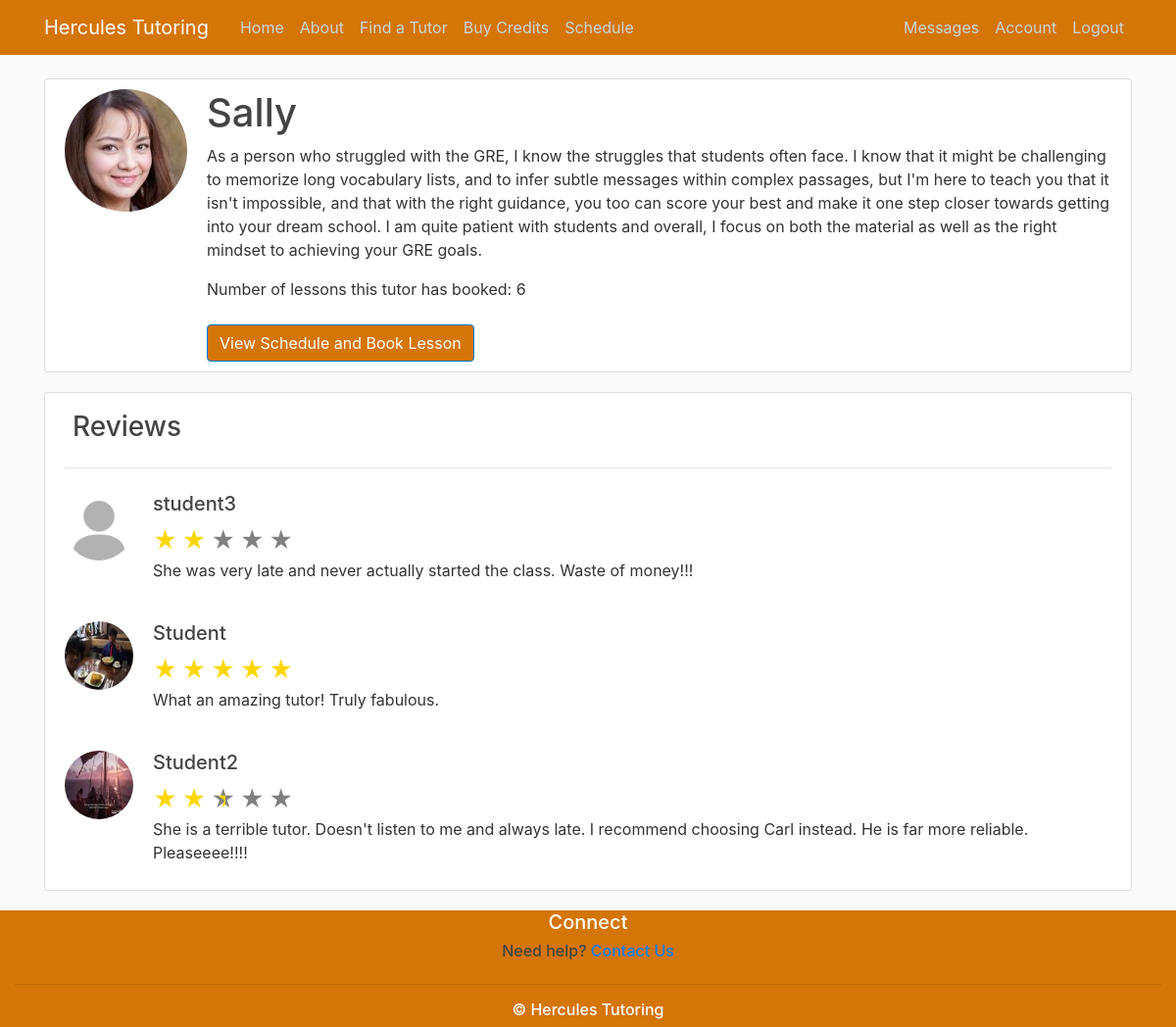
/view_profile?username=Sally (signed in), run on an earlier commit of the app's database.
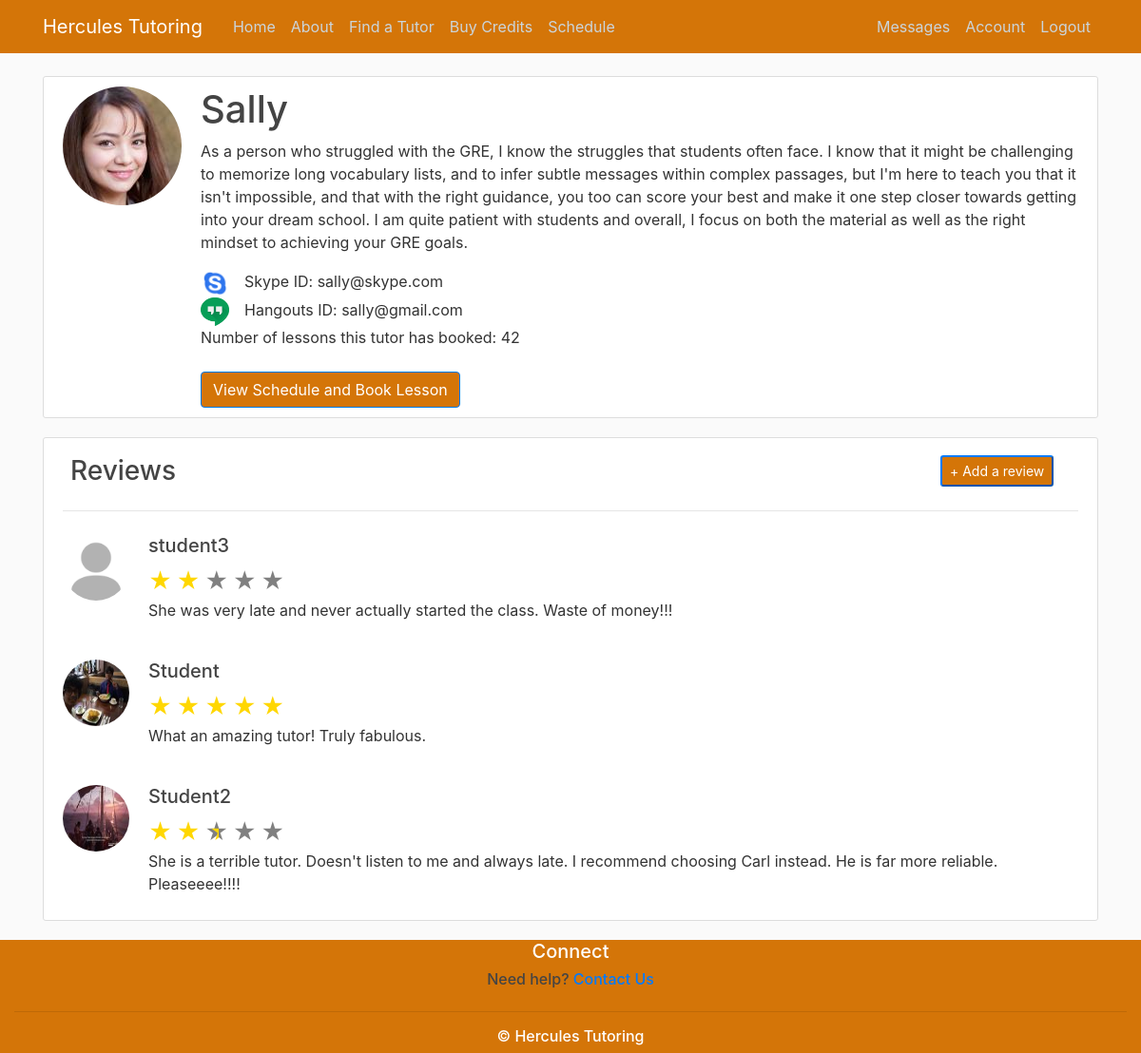
And on a later commit of the database.
### GRETutoring/models.py (models this page shows, shortened)
class User(db.Model, UserMixin):
    id = db.Column(db.Integer, primary_key=True)
    username = db.Column(db.String(20), unique=True, nullable=False)
    email=db.Column(db.String(120), unique=True, nullable=False)
    role = db.Column(db.String(20), nullable=False, default = "Student") # Student, Tutor, Pending, and Admin
    image_file = db.Column(db.String(20), nullable=False, default='default.jpg') #nullable=False, since they have to have at least the default
    password = db.Column(db.String(60), nullable=False)
    about = db.Column(db.Text(), nullable=True, default = "Bio")
    credits = db.Column(db.Integer, default=0)
    skype_id = db.Column(db.String(120), nullable=True, default="")
    hangouts_id = db.Column(db.String(120), nullable=True, default="")
    paypal_info = db.Column(db.String(120), nullable=True, default="")
    time_zone = db.Column(db.String(120), nullable=True, default="UTC")
    student_classes = db.relationship('Event', backref='student', lazy=True, foreign_keys='Event.student_id')
    tutor_classes = db.relationship('Event', backref='tutor', lazy=True, foreign_keys='Event.tutor_id')
    tutor_free_slots = db.relationship('FreeSlot', backref='tutor', lazy=True)
    sent_messages = db.relationship('Message', backref='sender', lazy=True, foreign_keys='Message.sender_id')
    received_messages = db.relationship('Message', backref='recipient', lazy=True, foreign_keys='Message.recipient_id')
    reviews_about = db.relationship('Review', backref='tutor', lazy=True, foreign_keys='Review.tutor_id')
    reviews_written = db.relationship('Review', backref='student', lazy=True, foreign_keys='Review.student_id')

### GRETutoring/users/routes.py (the view)
@users.route('/view_profile', methods=['GET', 'POST'])
def view_profile():
    username = request.args.get('username')
    is_current_tutor = False
    already_reviewed = False
    associated_classes = current_user.student_classes if current_user.role == "Student" else []
    if current_user.role == "Student":
        associated_users = set([event.tutor_id for event in associated_classes])
    else:
        associated_users = set([])
    user = User.query.filter_by(username=username).first()
    if not user:
        abort(404)
    if user.id in associated_users:
        is_current_tutor = True
    image_file = url_for('static', filename="profile_pics/" + user.image_file)
    tz = pytz.timezone(current_user.time_zone)
    reviews = Review.query.filter_by(tutor_id=user.id).all()
    review_list = []
    for review in reversed(reviews):
        review = review.asdict()
        review['student_username'] = User.query.filter_by(id=review["student_id"]).first().username
        if review['student_username'] == current_user.username:
            already_reviewed = True
        review['student_image_file'] = User.query.filter_by(id=review["student_id"]).first().image_file
        review['formatted_date_time'] = datetime.strftime(tz.fromutc(review["date_time"]), "%d %B %Y")
        review['whole_stars'] = int(review['review_score'])
        review['half_stars'] = 0 if review['review_score'] - review['whole_stars'] == 0 else 1
        review['grey_stars'] = 5 - int(review['review_score'] + 0.5)
        review_list.append(review)
    profile_type = user.role
    num_lessons = len(Event.query.filter_by(tutor_id = user.id).all())
    return render_template('view_profile.html', title='View Profile', already_reviewed=already_reviewed, num_lessons=num_lessons, image_file=image_file, user=user, reviews=review_list, is_current_tutor=is_current_tutor, profile_type=profile_type)

### GRETutoring/models.py (called while the page is built)
@login_manager.user_loader
def load_user(id):
    return User.query.get(int(id))

    def asdict(self):
        return {"id":self.id, "review_text":self.review_text, "review_score":self.review_score, "date_time":self.date_time, "student_id":self.student_id, "tutor_id":self.tutor_id}

### GRETutoring/templates/view_profile.html (shortened to what this page needs)
{% extends 'layout.html' %}
{% block content %}
<div class="content-section">
  <div class="media">
    <img class="rounded-circle account-img" src="{{ image_file }}">
    <div class="media-body">
      <h2 class="account-heading">{{ user.username }}</h2>
      <p class="text">{{ user.about }}</p>
      {% if is_current_tutor %}
        {% if user.skype_id != "" %}
          <div>
            <img src="{{ url_for('static', filename='img/skype.png')}}" class="contact-icon"><span>Skype ID: {{user.skype_id}}</span>
          </div>
        {% endif %}
        {% if user.hangouts_id != "" %}
          <div>
            <img src="{{ url_for('static', filename='img/hangouts.png')}}" class="contact-icon"><span>Hangouts ID: {{user.hangouts_id}}</span>
          </div>
        {% endif %}
      {% endif %}
      {% if profile_type=="Tutor" %}
      <p>Number of lessons this tutor has booked: {{num_lessons}}</p>
      <div class="mt-4">
    <a href="{{ url_for('scheduling.schedule', tutor_username = user.username) }}"> <button class="mr-2 btn btn-primary button-theme" >View Schedule and Book Lesson</button></a>
    {% endif %}
  </div>
</div>
    </div>
  </div>
  {% if profile_type=="Tutor" %}
  <div class="content-section">
    <div class="row">
      <div class="col-3"><h3 class='m-2'>Reviews</h3></div>
      <div class="col-7"></div>
      {% if is_current_tutor %}
      {% if already_reviewed %}
      <div class="col-2"><a href="{{ url_for('users.add_review', username = user.username) }}"><button class="m-2 btn-sm btn-primary button-theme" >Edit Review</button></a></div>
      {% else %}
      <div class="col-2"><a href="{{ url_for('users.add_review', username = user.username) }}"><button class="m-2 btn-sm btn-primary button-theme" >+ Add a review</button></a></div>
      {% endif %}
      {% endif %}
    </div>
      <hr>
      {% for review in reviews %}
      <div class="media mt-4">
        <img class="rounded-circle review-img" src="{{ url_for('static', filename='profile_pics/' + review.student_image_file) }}">
        <div class="media-body">
            <h5>{{ review.student_username }}</h5>
            {% for i in range(review.whole_stars) %}
                <span class="star on"></span>
            {% endfor %}
            {% for i in range(review.half_stars) %}
                <span class="star half"></span>
            {% endfor %}
            {% for i in range(review.grey_stars) %}
            <span class="star"></span>
            {% endfor %}
      <p class="text">{{ review.review_text }}</p>
    </div>
    </div>
    {% endfor %}
</div>
{% endif %}
{% endblock content %}

What changed in the data, as far as the page shows it:
changed User "Sally": skype_id (not shown) → "sally@skype.com"; hangouts_id (not shown) → "sally@gmail.com"
Also different on the page:
{{ num_lessons }}: "6" → "42"
text now shown: "Skype ID: Hangouts ID: + Add a review"
